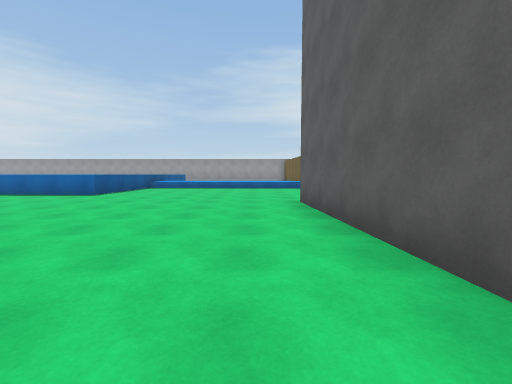
[1] (above)

18 first-person views from a walk through a 3-D level made in the Unity game engine. The camera is 1.3 m above the floor, tilts 4° down and sees 90° across. The floor is counted in squares, 2 m on a side. Each view is taken from the middle of a square. On the plan, view 1 faces up. The plan holds only what a view shows up to about 9 squares ahead; the rest is blank. The place goes on beyond the plan. The player character is not drawn. Some animated figures are not drawn.

[2]
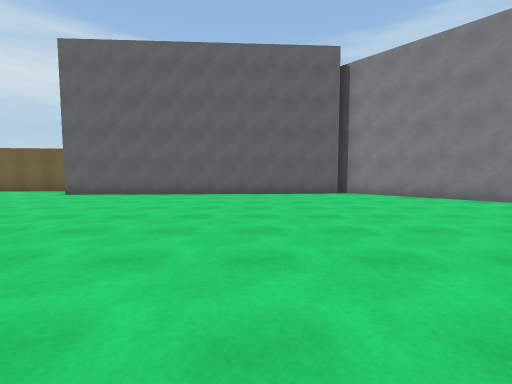

[3]
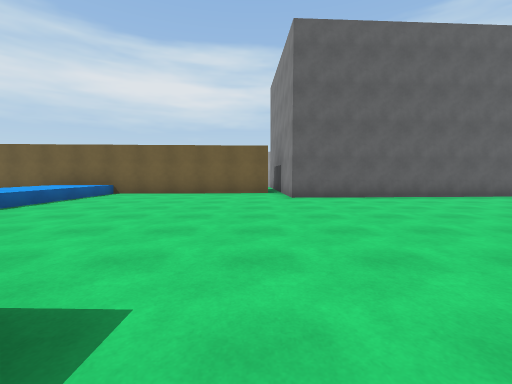

[4]
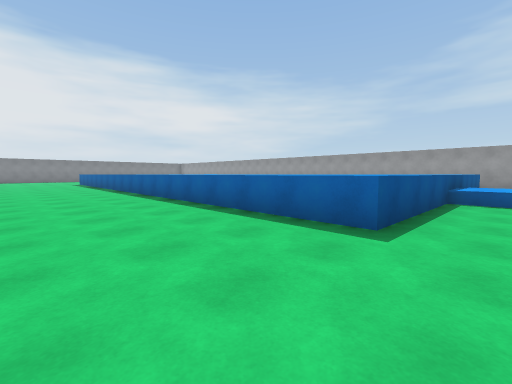

[5]
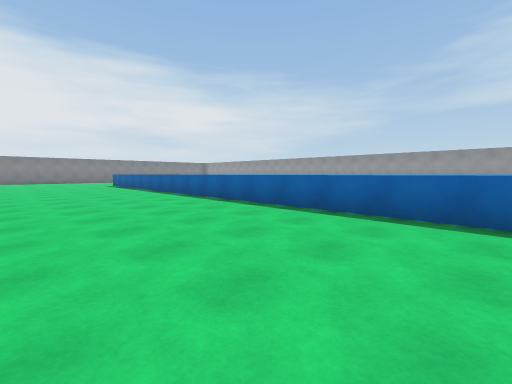

[6]
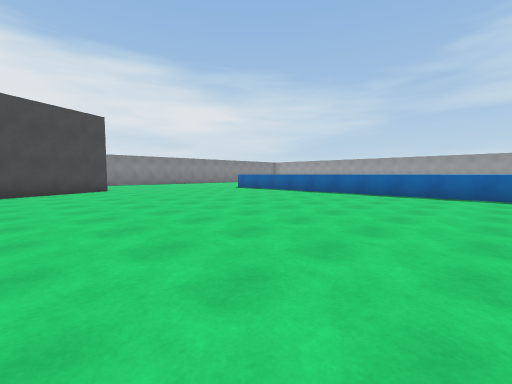

[7]
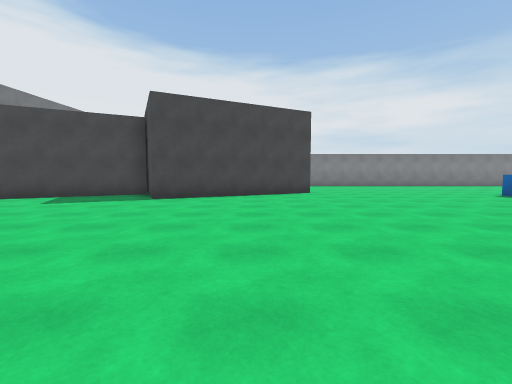

[8]
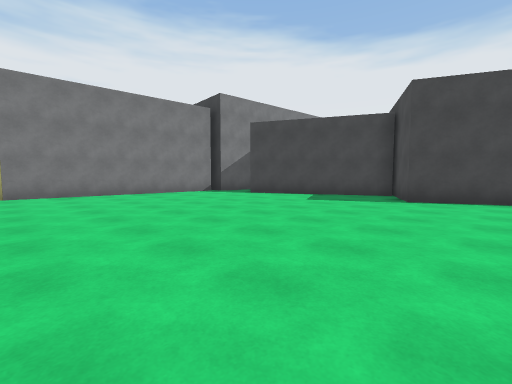

[9]
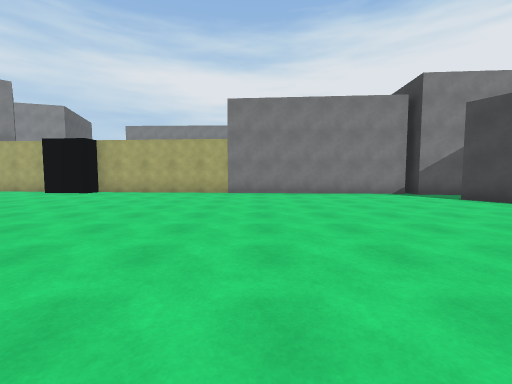

[10]
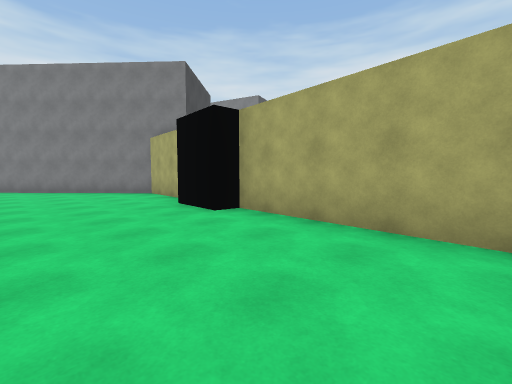

[11]
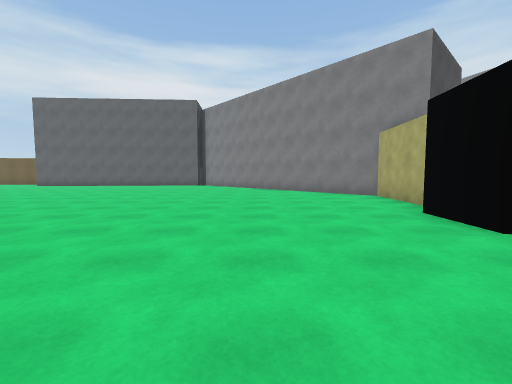

[12]
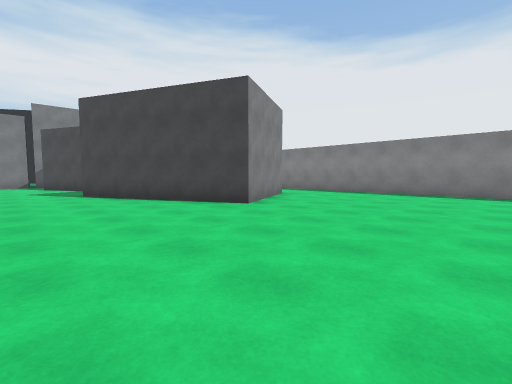

[13]
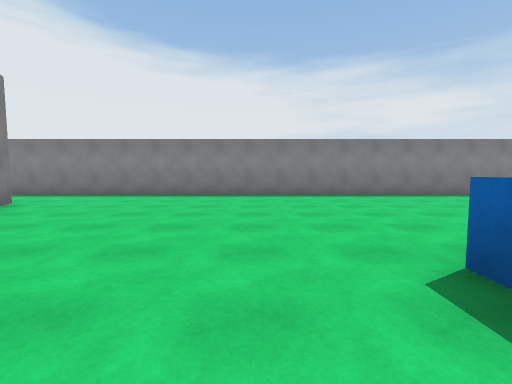

[14]
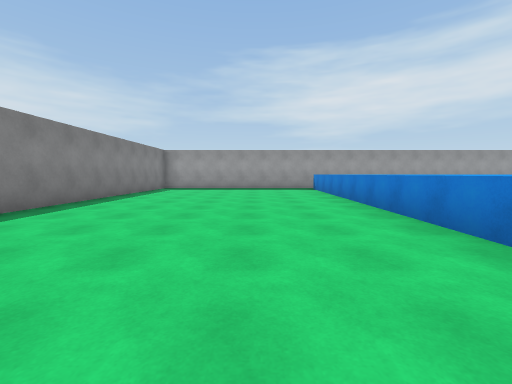

[15]
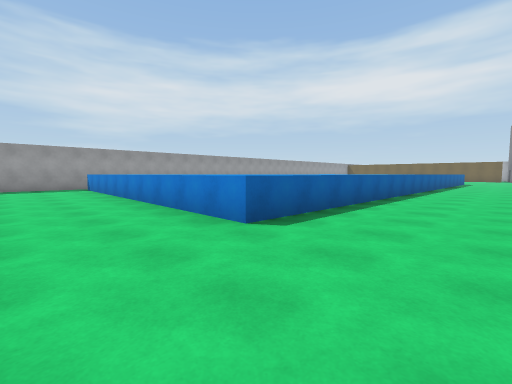

[16]
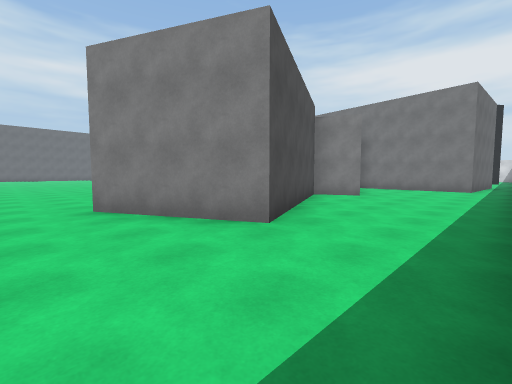

[17]
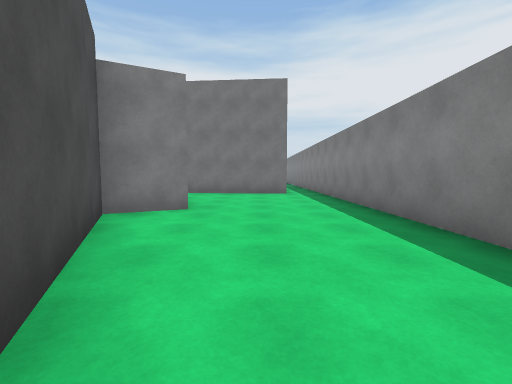

[18]
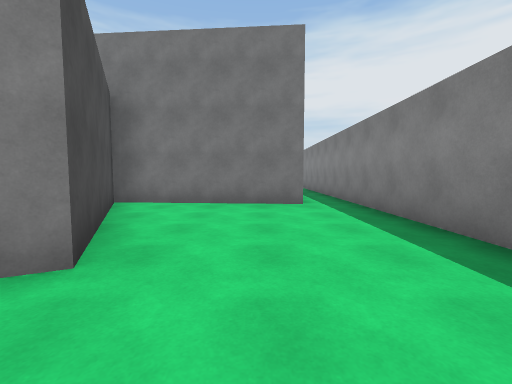

### Floor plan
Key: @ floor where view 1 was taken; # wall or solid block; . floor; ^ raised ledge.
Columns run from 30 left of view 1 to 3 right of it. Each row starts with its distance up from view 1.
 16 #.......^                ^
 15 #.......^                ^      #
 14 #.......^                ^      #
 13 #.......^                ^^   ^^^^
 12 #.......^                ^^  ^^^^^
 11 #.......^^               ^. .....#
 10 #.......^              ^ ^.......#
  9 #.......^^^^^^^^^^^^^^^^^^.......#
  8 #.....................^^^........#
  7 #................................#
  6 #..............................###
  5 #..............................##
  4 #.......................  ......#
  3 #.................        ......#
  2 #...###...........      ........#
  1 #...# ##..........      ........#
  0 #...## #..........     .......@.#
 -1 #....# ##........     ..........#
 -2 #....####........    ...........#
 -3 #.....##..........  ............#
 -4 #....###.......................##
 -5 #....####.....................##
 -6 #.....###....................##
 -7 #.....###...................##
 -8 #.#######..................##
 -9 #.      ###########.##....##
-10 #.                #########

Where each view was taken, in squares from view 1:
view 1: 0 up, 0 right, facing up
view 2: 0 up, 7 left, facing right
view 3: 7 up, 6 left, facing right
view 4: 5 up, 4 left, facing up-left
view 5: 4 up, 7 left, facing up-left
view 6: 0 up, 13 left, facing up-left
view 7: 1 up, 15 left, facing left
view 8: 0 up, 15 left, facing down-left
view 9: 0 up, 16 left, facing down
view 10: 6 down, 14 left, facing down-right
view 11: 6 down, 13 left, facing right
view 12: 7 up, 20 left, facing down-left
view 13: 7 up, 21 left, facing left
view 14: 7 up, 25 left, facing up
view 15: 6 up, 25 left, facing up-right
view 16: 4 up, 29 left, facing down-right
view 17: 1 up, 27 left, facing down
view 18: 2 down, 27 left, facing down
